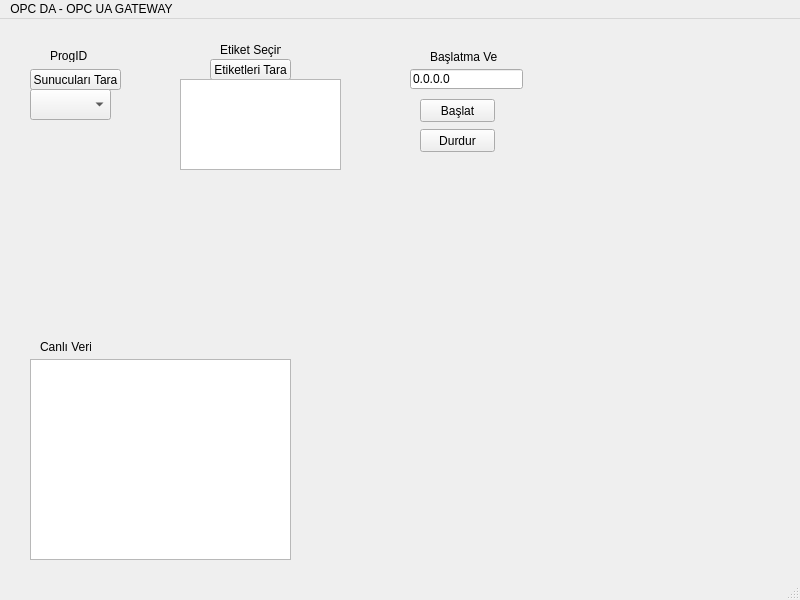
<?xml version="1.0" encoding="UTF-8"?>
<ui version="4.0">
 <class>btn_sunucu_tara</class>
 <widget class="QMainWindow" name="btn_sunucu_tara">
  <property name="geometry">
   <rect>
    <x>0</x>
    <y>0</y>
    <width>800</width>
    <height>600</height>
   </rect>
  </property>
  <property name="windowTitle">
   <string>MainWindow</string>
  </property>
  <widget class="QWidget" name="centralwidget">
   <widget class="QPushButton" name="pushButton">
    <property name="geometry">
     <rect>
      <x>30</x>
      <y>50</y>
      <width>91</width>
      <height>21</height>
     </rect>
    </property>
    <property name="text">
     <string>Sunucuları Tara</string>
    </property>
   </widget>
   <widget class="QComboBox" name="cb_sunucu">
    <property name="geometry">
     <rect>
      <x>30</x>
      <y>70</y>
      <width>81</width>
      <height>31</height>
     </rect>
    </property>
   </widget>
   <widget class="QLabel" name="label">
    <property name="geometry">
     <rect>
      <x>50</x>
      <y>30</y>
      <width>47</width>
      <height>13</height>
     </rect>
    </property>
    <property name="text">
     <string>ProgID</string>
    </property>
   </widget>
   <widget class="QLabel" name="label_2">
    <property name="geometry">
     <rect>
      <x>220</x>
      <y>20</y>
      <width>61</width>
      <height>21</height>
     </rect>
    </property>
    <property name="text">
     <string>Etiket Seçimi</string>
    </property>
   </widget>
   <widget class="QPushButton" name="btn_etiket_tara">
    <property name="geometry">
     <rect>
      <x>210</x>
      <y>40</y>
      <width>81</width>
      <height>21</height>
     </rect>
    </property>
    <property name="text">
     <string>Etiketleri Tara</string>
    </property>
   </widget>
   <widget class="QListWidget" name="list_etiket">
    <property name="geometry">
     <rect>
      <x>180</x>
      <y>60</y>
      <width>161</width>
      <height>91</height>
     </rect>
    </property>
   </widget>
   <widget class="QLineEdit" name="txt_ip">
    <property name="geometry">
     <rect>
      <x>410</x>
      <y>50</y>
      <width>113</width>
      <height>20</height>
     </rect>
    </property>
    <property name="text">
     <string>0.0.0.0</string>
    </property>
   </widget>
   <widget class="QPushButton" name="btn_baslat">
    <property name="geometry">
     <rect>
      <x>420</x>
      <y>80</y>
      <width>75</width>
      <height>23</height>
     </rect>
    </property>
    <property name="text">
     <string>Başlat</string>
    </property>
   </widget>
   <widget class="QPushButton" name="btn_durdur">
    <property name="geometry">
     <rect>
      <x>420</x>
      <y>110</y>
      <width>75</width>
      <height>23</height>
     </rect>
    </property>
    <property name="text">
     <string>Durdur</string>
    </property>
   </widget>
   <widget class="QTextEdit" name="txt_konsol">
    <property name="geometry">
     <rect>
      <x>30</x>
      <y>340</y>
      <width>261</width>
      <height>201</height>
     </rect>
    </property>
   </widget>
   <widget class="QLabel" name="label_3">
    <property name="geometry">
     <rect>
      <x>430</x>
      <y>30</y>
      <width>71</width>
      <height>16</height>
     </rect>
    </property>
    <property name="text">
     <string>Başlatma Ve IP</string>
    </property>
   </widget>
   <widget class="QLabel" name="label_4">
    <property name="geometry">
     <rect>
      <x>40</x>
      <y>320</y>
      <width>51</width>
      <height>16</height>
     </rect>
    </property>
    <property name="text">
     <string>Canlı Veri</string>
    </property>
   </widget>
  </widget>
  <widget class="QMenuBar" name="menubar">
   <property name="geometry">
    <rect>
     <x>0</x>
     <y>0</y>
     <width>800</width>
     <height>21</height>
    </rect>
   </property>
   <widget class="QMenu" name="menuOPC_DA_OPC_UA_GATEWAY">
    <property name="title">
     <string>OPC DA - OPC UA GATEWAY</string>
    </property>
   </widget>
   <addaction name="menuOPC_DA_OPC_UA_GATEWAY"/>
  </widget>
  <widget class="QStatusBar" name="statusbar"/>
 </widget>
 <resources/>
 <connections/>
</ui>
